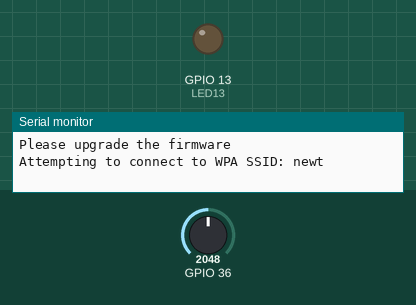
Recording of a sketch running on a simulated ESP32. Shown: output pins drawn as LEDs (lit = HIGH), the last lines printed to the serial monitor. The inputs (shaded band) are chosen by the test bench; at power-on: GPIO 36 = 2048. WiFi joins after 1.5 s; servers stay silent unless stated.

Above: at 0.1 s.
At 20.4 s:
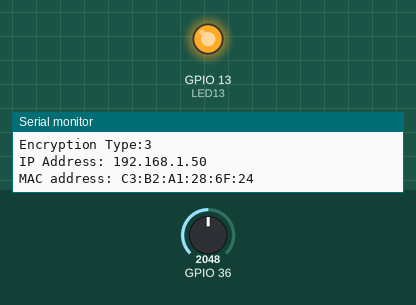
Timing chart, 0 to 21.9 s (numbered marks = the images above):
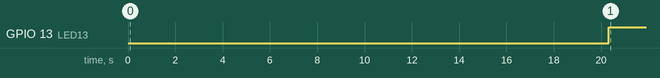

Measured:
- by itself, GPIO 13 (LED13): LOW → HIGH at 20.3 s

The sketch:

heart_rate_monitor.ino
```cpp
#include <WiFi.h>

char ssid[] = "newt";     //  your wifi network SSID (name)
char pass[] = "123456780";  // your wifi network password

WiFiClient client;
int status = WL_IDLE_STATUS;     // the Wifi radio's status

const char* host = "api.thingspeak.com"; //thingspeak cloud
const char* apiKey="TJKLMTHNGOSDLUCJ"; //thingspeak channel API KEY
const char* resource = "/update?api_key=";

const int httpPort = 80;

//  Variables
unsigned long time1=0; // store the initial time
unsigned long time2; // store the current time
int LED13 = 13;   //  The on-board Arduion LED
int count=0;
int state= 0;
int laststate= 0;

int Signal;                // holds the incoming raw data. Signal value can range from 0-1024
int Threshold = 550;            // Determine which Signal to "count as a beat", and which to ingore.


// The SetUp Function:
void setup() {
  pinMode(LED13,OUTPUT);         // pin that will blink to your heartbeat!
  Serial.begin(9600);         // Set's up Serial Communication at certain speed.

  String fv = WiFi.firmwareVersion();
  if( fv != "1.1.0" )
    Serial.println("Please upgrade the firmware");

 // attempt to connect to Wifi network:

  while ( status != WL_CONNECTED) {
    Serial.print("Attempting to connect to WPA SSID: ");
    Serial.println(ssid);

    // Connect to WPA/WPA2 network:
    status = WiFi.begin(ssid, pass);

    // wait 10 seconds for connection:
    delay(10000);
     }

  // you're connected now, so print out the data:

  Serial.print("You're connected to the network");
  printCurrentNet();
  printWifiData();
   if (!client.connect(host, httpPort))
    {
      Serial.println("connection to ThingSpeak failed");
      return;
    }
}

// The Main Loop Function
void loop() {
  if(count==0) {
    time1=millis();
  }
    time2=millis();

  Signal = analogRead(A0);  // Read the PulseSensor's value.

    if(Signal > Threshold){                          // If the signal is above "550", then "turn-on" Arduino's on-Board LED.
     digitalWrite(LED13,HIGH);
     state=1;
   } else {
     digitalWrite(LED13,LOW);
     state=0;//  Else, the sigal must be below "550", so "turn-off" this LED.
   }

   if (state != laststate) {
    // if the state has changed, increment the counter
    if (state == HIGH) {
      // if the current state is HIGH then the button went from off to on:
      count++;
    }
    else {
      // if the current state is LOW then the button went from on to off:
      //Serial.println("off");
    }
    delay(50);
   }
    laststate=state;

      if(time2>=time1+15000) {

  count=count*4;
  Serial.print("Heartbeat rate is ");
  Serial.print(count);
  Serial.print(" per min\n");

    client.print(String("GET ") + resource + apiKey + "&field1=" + String(count) +
                  " HTTP/1.1\r\n" +
                  "Host: " + host + "\r\n" +
                  "Connection: open\r\n\r\n");

  time1=0;
  time2=0;
  count=0;
  }
}
void printWifiData() {

  // print your WiFi shield's IP address:
  IPAddress ip = WiFi.localIP();
    Serial.print("IP Address: ");
  Serial.println(ip);

  // print your MAC address:
  byte mac[6];
  WiFi.macAddress(mac);
  Serial.print("MAC address: ");
  Serial.print(mac[5],HEX);
  Serial.print(":");
  Serial.print(mac[4],HEX);
  Serial.print(":");
  Serial.print(mac[3],HEX);
  Serial.print(":");
  Serial.print(mac[2],HEX);
  Serial.print(":");
  Serial.print(mac[1],HEX);
  Serial.print(":");
  Serial.println(mac[0],HEX);

}

void printCurrentNet() {

  // print the SSID of the network you're attached to:
  Serial.print("SSID: ");
  Serial.println(WiFi.SSID());

  // print the MAC address of the router you're attached to:
  byte bssid[6];
  WiFi.BSSID(bssid);
  Serial.print("BSSID: ");
  Serial.print(bssid[5],HEX);
  Serial.print(":");
  Serial.print(bssid[4],HEX);
  Serial.print(":");
  Serial.print(bssid[3],HEX);
  Serial.print(":");
  Serial.print(bssid[2],HEX);
  Serial.print(":");
  Serial.print(bssid[1],HEX);
  Serial.print(":");
  Serial.println(bssid[0],HEX);

  // print the received signal strength:
  long rssi = WiFi.RSSI();
  Serial.print("signal strength (RSSI):");
  Serial.println(rssi);

  // print the encryption type:
  byte encryption = WiFi.encryptionType();
  Serial.print("Encryption Type:");
  Serial.println(encryption,HEX);
  Serial.println();
}
```
